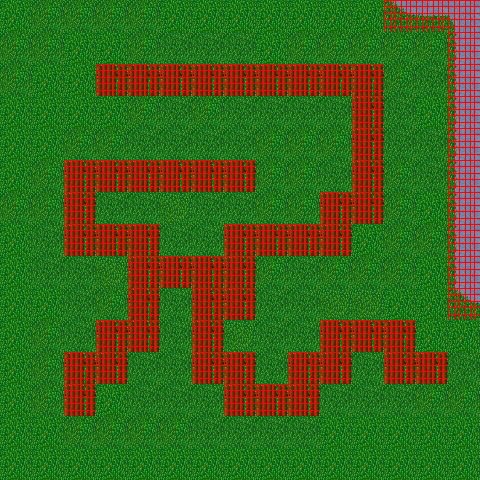

Rendered tile map (Tiled .tmx) drawn with the repository's tilesets; below, a short description and the map source with its tile grids summarised:
An orthogonal 15x15 tile map with 32x32 px tiles, 5 tile layers (navmesh, grass, walls, water, ...), 2 tilesets.

<map version="1.0" orientation="orthogonal" renderorder="right-down" width="15" height="15" tilewidth="32" tileheight="32" nextobjectid="1">
 <tileset firstgid="1" name="Woodland_Tileset" tilewidth="32" tileheight="32">
  <image source="../Tiles/Woodland_Tileset.png" width="512" height="512" />
  <tile id="10">
   <properties>
    <property name="blocked" value="" />
   </properties>
  </tile>
 </tileset>
 <tileset firstgid="257" name="navmesh" tilewidth="32" tileheight="32">
  <tile id="0">
   <image width="32" height="32" source="../Tiles/mesh_green.png" />
  </tile>
  <tile id="1">
   <properties>
    <property name="collision" value="true" />
   </properties>
   <image width="32" height="32" source="../Tiles/mesh_red.png" />
  </tile>
 </tileset>
 <layer name="navmesh" width="15" height="15">
  <data>[225 cells, 0 non-empty, 0 distinct tile ids]</data>
 </layer>
 <layer name="grass" width="15" height="15">
  <data>[225 cells, 225 non-empty, 4 distinct tile ids]</data>
 </layer>
 <layer name="walls" width="15" height="15">
  <data>[225 cells, 53 non-empty, 1 distinct tile ids]</data>
 </layer>
 <layer name="water" width="15" height="15">
  <data>[225 cells, 12 non-empty, 4 distinct tile ids]</data>
 </layer>
 <layer name="meta" width="15" height="15">
  <data>[225 cells, 65 non-empty, 1 distinct tile ids]</data>
 </layer>
</map>
